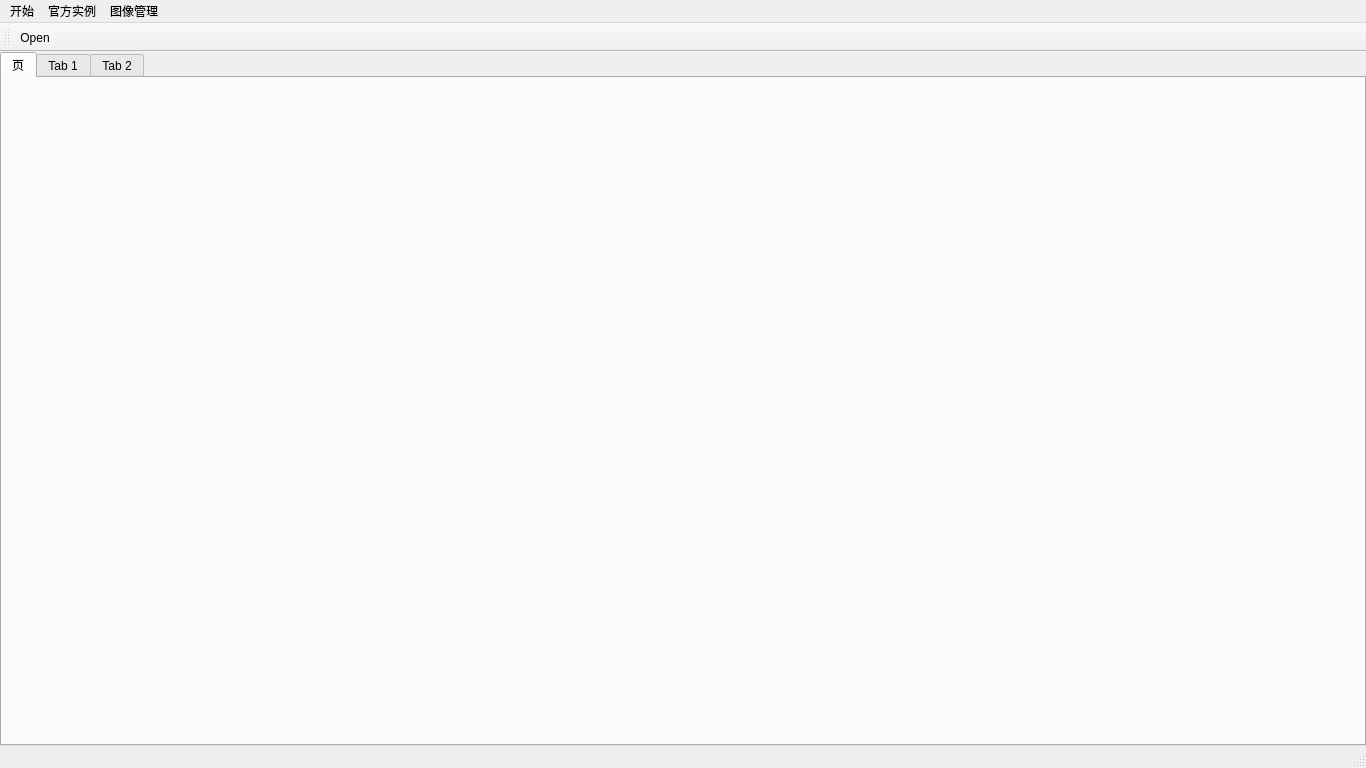
<?xml version="1.0" encoding="UTF-8"?>
<ui version="4.0">
 <class>MainWindow</class>
 <widget class="QMainWindow" name="MainWindow">
  <property name="geometry">
   <rect>
    <x>0</x>
    <y>0</y>
    <width>1366</width>
    <height>768</height>
   </rect>
  </property>
  <property name="windowTitle">
   <string>MainWindow</string>
  </property>
  <property name="styleSheet">
   <string notr="true">font: 10pt &quot;黑体&quot;;</string>
  </property>
  <widget class="QWidget" name="centralWidget">
   <layout class="QGridLayout" name="gridLayout">
    <property name="leftMargin">
     <number>0</number>
    </property>
    <property name="topMargin">
     <number>0</number>
    </property>
    <property name="rightMargin">
     <number>0</number>
    </property>
    <property name="bottomMargin">
     <number>0</number>
    </property>
    <item row="0" column="0">
     <widget class="QTabWidget" name="tabWidget_Main">
      <property name="styleSheet">
       <string notr="true"/>
      </property>
      <property name="currentIndex">
       <number>0</number>
      </property>
      <widget class="QWidget" name="tab_Logo">
       <attribute name="title">
        <string>页</string>
       </attribute>
       <layout class="QGridLayout" name="gridLayout_2"/>
      </widget>
      <widget class="QWidget" name="tab_Example">
       <attribute name="title">
        <string>Tab 1</string>
       </attribute>
       <widget class="QTabWidget" name="tabWidget_Example">
        <property name="geometry">
         <rect>
          <x>0</x>
          <y>60</y>
          <width>1311</width>
          <height>281</height>
         </rect>
        </property>
        <property name="currentIndex">
         <number>22</number>
        </property>
        <widget class="QWidget" name="tab_ambientSpheres">
         <attribute name="title">
          <string>Tab 1</string>
         </attribute>
        </widget>
        <widget class="QWidget" name="tab_Arrays">
         <attribute name="title">
          <string>Tab 2</string>
         </attribute>
        </widget>
        <widget class="QWidget" name="tab_Cone">
         <attribute name="title">
          <string>页</string>
         </attribute>
        </widget>
        <widget class="QWidget" name="tab_Cone2">
         <attribute name="title">
          <string>页</string>
         </attribute>
        </widget>
        <widget class="QWidget" name="tab_Cone3">
         <attribute name="title">
          <string>页</string>
         </attribute>
        </widget>
        <widget class="QWidget" name="tab_Cone4">
         <attribute name="title">
          <string>页</string>
         </attribute>
        </widget>
        <widget class="QWidget" name="tab_Cone5">
         <attribute name="title">
          <string>页</string>
         </attribute>
        </widget>
        <widget class="QWidget" name="tab_Cone6">
         <attribute name="title">
          <string>页</string>
         </attribute>
        </widget>
        <widget class="QWidget" name="tab_CreateTree">
         <attribute name="title">
          <string>页</string>
         </attribute>
        </widget>
        <widget class="QWidget" name="tab_Cube">
         <attribute name="title">
          <string>页</string>
         </attribute>
        </widget>
        <widget class="QWidget" name="tab_Cylinder">
         <attribute name="title">
          <string>页</string>
         </attribute>
        </widget>
        <widget class="QWidget" name="tab_DiffuseSpheres">
         <attribute name="title">
          <string>页</string>
         </attribute>
        </widget>
        <widget class="QWidget" name="tab_GraphItem">
         <attribute name="title">
          <string>页</string>
         </attribute>
        </widget>
        <widget class="QWidget" name="tab_HelloWorld">
         <attribute name="title">
          <string>页</string>
         </attribute>
        </widget>
        <widget class="QWidget" name="tab_LabeledMesh">
         <attribute name="title">
          <string>页</string>
         </attribute>
        </widget>
        <widget class="QWidget" name="tab_MultiView">
         <attribute name="title">
          <string>页</string>
         </attribute>
        </widget>
        <widget class="QWidget" name="tab_PiecewiseItem">
         <attribute name="title">
          <string>页</string>
         </attribute>
        </widget>
        <widget class="QWidget" name="tab_QChartTable">
         <attribute name="title">
          <string>页</string>
         </attribute>
        </widget>
        <widget class="QWidget" name="tab_QScalarsToColors">
         <attribute name="title">
          <string>页</string>
         </attribute>
        </widget>
        <widget class="QWidget" name="tab_RGrid">
         <attribute name="title">
          <string>页</string>
         </attribute>
        </widget>
        <widget class="QWidget" name="tab_SGrid">
         <attribute name="title">
          <string>页</string>
         </attribute>
        </widget>
        <widget class="QWidget" name="tab_SpecularSpheres">
         <attribute name="title">
          <string>页</string>
         </attribute>
        </widget>
        <widget class="QWidget" name="tab_Theme">
         <attribute name="title">
          <string>页</string>
         </attribute>
        </widget>
       </widget>
      </widget>
      <widget class="QWidget" name="tab_ImageManage">
       <attribute name="title">
        <string>Tab 2</string>
       </attribute>
       <layout class="QGridLayout" name="gridLayout_3"/>
      </widget>
     </widget>
    </item>
   </layout>
  </widget>
  <widget class="QMenuBar" name="menuBar">
   <property name="geometry">
    <rect>
     <x>0</x>
     <y>0</y>
     <width>1366</width>
     <height>19</height>
    </rect>
   </property>
   <widget class="QMenu" name="menu_Example">
    <property name="title">
     <string>官方实例</string>
    </property>
    <addaction name="actionAmbientSpheres"/>
    <addaction name="actionArrays"/>
    <addaction name="actionCone"/>
    <addaction name="actionCone2"/>
    <addaction name="actionCone3"/>
    <addaction name="actionCone4"/>
    <addaction name="actionCone5"/>
    <addaction name="actionCone6"/>
    <addaction name="actionCreateTree"/>
    <addaction name="actionCube"/>
    <addaction name="actionCylinder"/>
    <addaction name="actionDiffuseSpheres"/>
    <addaction name="actionGraphItem"/>
    <addaction name="actionHelloWorld"/>
    <addaction name="actionLabeledMesh"/>
    <addaction name="actionMultiView"/>
    <addaction name="actionPiecewiseItem"/>
    <addaction name="actionQChartTable"/>
    <addaction name="actionQScalarsToColors"/>
    <addaction name="actionRGrid"/>
    <addaction name="actionSGrid"/>
    <addaction name="actionSpecularSpheres"/>
    <addaction name="actionTheme"/>
   </widget>
   <widget class="QMenu" name="menu_Start">
    <property name="title">
     <string>开始</string>
    </property>
    <addaction name="actionStart"/>
    <addaction name="separator"/>
    <addaction name="actionFullScreen"/>
    <addaction name="separator"/>
    <addaction name="actionExit"/>
   </widget>
   <widget class="QMenu" name="menu_ImageManage">
    <property name="title">
     <string>图像管理</string>
    </property>
    <addaction name="action2_2"/>
   </widget>
   <addaction name="menu_Start"/>
   <addaction name="menu_Example"/>
   <addaction name="menu_ImageManage"/>
  </widget>
  <widget class="QToolBar" name="ToolBarImage">
   <attribute name="toolBarArea">
    <enum>TopToolBarArea</enum>
   </attribute>
   <attribute name="toolBarBreak">
    <bool>false</bool>
   </attribute>
   <addaction name="actionOpen"/>
  </widget>
  <widget class="QStatusBar" name="statusBar"/>
  <action name="actionAmbientSpheres">
   <property name="text">
    <string>AmbientSpheres</string>
   </property>
  </action>
  <action name="actionArrays">
   <property name="text">
    <string>Arrays</string>
   </property>
  </action>
  <action name="actionCone">
   <property name="text">
    <string>Cone</string>
   </property>
  </action>
  <action name="actionCone2">
   <property name="text">
    <string>Cone2</string>
   </property>
  </action>
  <action name="actionCone3">
   <property name="text">
    <string>Cone3</string>
   </property>
  </action>
  <action name="actionCone4">
   <property name="text">
    <string>Cone4</string>
   </property>
  </action>
  <action name="actionCone5">
   <property name="text">
    <string>Cone5</string>
   </property>
  </action>
  <action name="actionCone6">
   <property name="text">
    <string>Cone6</string>
   </property>
  </action>
  <action name="actionCreateTree">
   <property name="text">
    <string>CreateTree</string>
   </property>
  </action>
  <action name="actionCube">
   <property name="text">
    <string>Cube</string>
   </property>
  </action>
  <action name="actionCylinder">
   <property name="text">
    <string>Cylinder</string>
   </property>
  </action>
  <action name="actionDiffuseSpheres">
   <property name="text">
    <string>DiffuseSpheres</string>
   </property>
  </action>
  <action name="actionGraphItem">
   <property name="text">
    <string>GraphItem</string>
   </property>
  </action>
  <action name="actionHelloWorld">
   <property name="text">
    <string>HelloWorld</string>
   </property>
  </action>
  <action name="actionLabeledMesh">
   <property name="text">
    <string>LabeledMesh</string>
   </property>
  </action>
  <action name="actionMultiView">
   <property name="text">
    <string>MultiView</string>
   </property>
  </action>
  <action name="actionPiecewiseItem">
   <property name="text">
    <string>PiecewiseItem</string>
   </property>
  </action>
  <action name="actionQChartTable">
   <property name="text">
    <string>QChartTable</string>
   </property>
  </action>
  <action name="actionQScalarsToColors">
   <property name="text">
    <string>QScalarsToColors</string>
   </property>
  </action>
  <action name="actionRGrid">
   <property name="text">
    <string>RGrid</string>
   </property>
  </action>
  <action name="actionSGrid">
   <property name="text">
    <string>SGrid</string>
   </property>
  </action>
  <action name="actionSpecularSpheres">
   <property name="text">
    <string>SpecularSpheres</string>
   </property>
  </action>
  <action name="actionTheme">
   <property name="text">
    <string>Theme</string>
   </property>
  </action>
  <action name="actionExit">
   <property name="text">
    <string>Exit</string>
   </property>
  </action>
  <action name="action2_2">
   <property name="text">
    <string>2×2 视图</string>
   </property>
  </action>
  <action name="actionOpen">
   <property name="icon">
    <iconset resource="images.qrc">
     <normaloff>:/ImageManage/Images/ImageManage/Open.ico</normaloff>:/ImageManage/Images/ImageManage/Open.ico</iconset>
   </property>
   <property name="text">
    <string>Open</string>
   </property>
   <property name="shortcut">
    <string>Ctrl+O</string>
   </property>
  </action>
  <action name="actionStart">
   <property name="text">
    <string>Start</string>
   </property>
  </action>
  <action name="actionFullScreen">
   <property name="text">
    <string>FullScreen</string>
   </property>
  </action>
 </widget>
 <layoutdefault spacing="6" margin="11"/>
 <resources>
  <include location="images.qrc"/>
 </resources>
 <connections/>
</ui>
